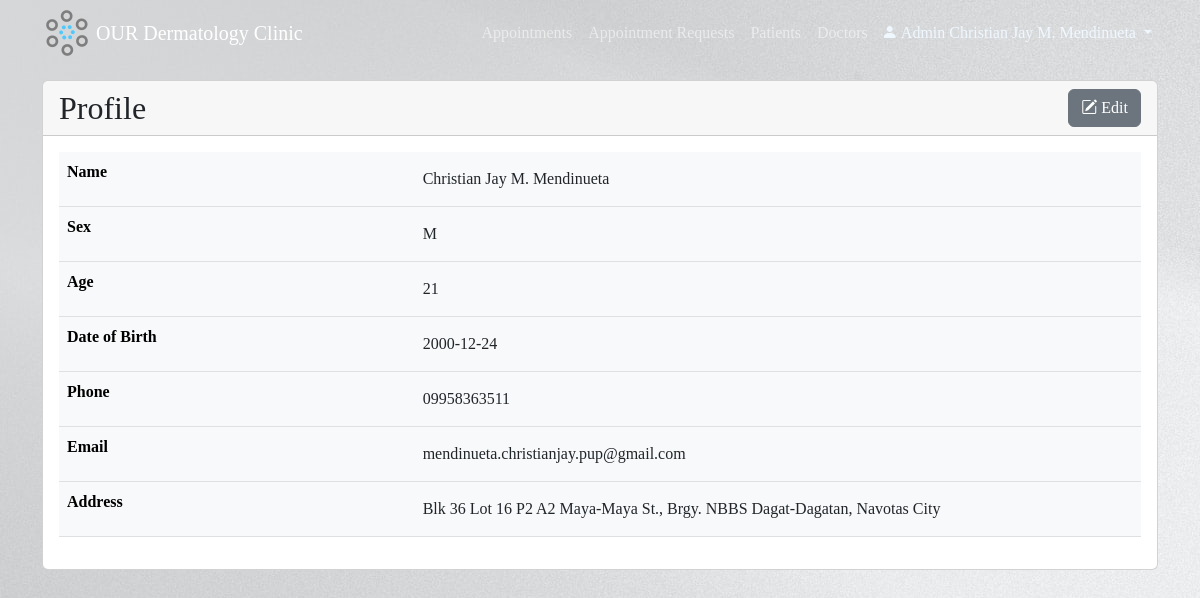
Page /assets/admin/profile.php (signed in) on the committed database.
### tables this page shows
CREATE TABLE `admin_table` (
  `admin_id` int(20) NOT NULL,
  `admin_username` varchar(45) NOT NULL,
  `admin_password` varchar(255) NOT NULL,
  `admin_name` varchar(45) NOT NULL,
  `admin_sex` enum('M','F') DEFAULT NULL,
  `admin_age` int(10) NOT NULL,
  `admin_birthdate` date NOT NULL,
  `admin_email` varchar(45) NOT NULL,
  `admin_phone_no` varchar(11) NOT NULL,
  `admin_address` varchar(100) DEFAULT NULL
);

### assets/admin/profile.php (the view, shortened to what this page needs)
<?php
include "../config.php";
$sessionUser = $_SESSION['admin_id'];
$admin_data = "SELECT * FROM admin_table WHERE admin_id='$sessionUser'";
$results = mysqli_query($conn, $admin_data);
$admin = mysqli_fetch_array($results);
?>
<!DOCTYPE html>
<html>
<head>
    <link href="https://cdn.jsdelivr.net/npm/bootstrap@5.2.0-beta1/dist/css/bootstrap.min.css" rel="stylesheet">
    <link rel="stylesheet" href="https://cdn.jsdelivr.net/npm/bootstrap-icons@1.3.0/font/bootstrap-icons.css">
    <link rel="stylesheet" href="../css/style.css">
</head>
<body>
    <nav class="navbar navbar-expand-lg navbar-dark py-2 fixed-top">
        <div class="container">
            <a href="menu.php#"><img src="../img/logo.png" alt="logo"></a>
            <a href="menu.php" class="navbar-brand mx-1">OUR Dermatology Clinic</a>
            <div class="collapse navbar-collapse" id="navmenu">
                <ul class="navbar-nav ms-auto">
                    <li class="nav-item">
                        <a class="nav-link" href="appointment_records.php">Appointments</a>
                    </li>
                    <li class="nav-item">
                        <a class="nav-link" href="appointment_requests_list.php">Appointment Requests</a>
                    </li>
                    <li class="nav-item">
                        <a class="nav-link" href="patients.php">Patients</a>
                    </li>
                    <li class="nav-item">
						<a class="nav-link" href="doctors.php">Doctors</a>
					</li>
                    <li class="nav-item">
                        <div class="dropdown navbar-nav">
                            <button class="pt-2 dropdown-toggle" id="dropdown_logout" data-bs-toggle="dropdown" aria-expanded="false">
                                <span class="bi-person-fill"> Admin </span><?php if (!empty($admin['admin_name'])) echo $admin['admin_name'];
                                                                            else echo $admin['admin_usernaname']; ?>
                            </button>
                        </div>
                    </li>
                </ul>
            </div>
        </div>
    </nav>
    <section>
        <div class="container">
            <div class="row">
                <div class="col-md-12">
                    <div class="card">
                        <div class="card-header">
                            <span class="h2">Profile</span>
                            <a href="edit_profile.php" class="btn btn-secondary float-end"><span class="bi-pencil-square"> </span>Edit</a>
                        </div>
                        <div class="card-body">
                            <table class="table table-light caption-top">
                                <tr>
                                    <th scope="row">Name</td>
                                    <td><input type="text" class="form-control-plaintext" name="admin_name" value="<?php echo $admin['admin_name']; ?>" readonly />
                                    </td>
                                </tr>
                                <tr>
                                    <th scope="row">Sex</td>
                                    <td><input type="text" class="form-control-plaintext" name="admin_sex" value="<?php echo $admin['admin_sex']; ?>" readonly />
                                    </td>
                                </tr>
                                <tr>
                                    <th scope="row">Age</td>
                                    <td><input type="text" class="form-control-plaintext" name="admin_age" value="<?php echo $admin['admin_age']; ?>" readonly />
                                    </td>
                                </tr>
                                <tr>
                                    <th scope="row">Date of Birth</td>
                                    <td><input type="text" class="form-control-plaintext" name="admin_birthdate" value="<?php echo $admin['admin_birthdate']; ?>" readonly />
                                    </td>
                                </tr>
                                <tr>
                                    <th scope="row">Phone</td>
                                    <td><input type="text" class="form-control-plaintext" name="admin_phone_no" value="<?php echo $admin['admin_phone_no']; ?>" readonly />
                                    </td>
                                </tr>
                                <tr>
                                    <th scope="row">Email</td>
                                    <td><input type="text" class="form-control-plaintext" name="admin_email" value="<?php echo $admin['admin_email']; ?>" readonly />
                                    </td>
                                </tr>
                                <tr>
                                    <th scope="row">Address</td>
                                    <td><input type="text" class="form-control-plaintext" name="admin_address" value="<?php echo $admin['admin_address']; ?>" readonly />
                                    </td>
                                </tr>
                            </table>
                        </div>
                    </div>
                </div>
            </div>
        </div>
    </section>
</body>
</html>

### assets/css/style.css (style rules this page uses)
body::before { display: block; content:''; height: 80px; }
nav { background-image: url(../img/nav.jpg); }
nav img { height: 50px; }
nav button, footer button { background-color: transparent; border: none; color: aliceblue; }
body { background-image: url(../img/background.jpg); }
.container { font-family: Century Gothic; }

### rows in the picture
admin_table: admin_name "Christian Jay M. Mendinueta", admin_sex "M", admin_age "21", admin_birthdate "2000-12-24", admin_phone_no "09958363511", admin_email "mendinueta.christianjay.pup@gmail.com", admin_address "Blk 36 Lot 16 P2 A2 Maya-Maya St., Brgy. NBBS Dagat-Dagatan, Navotas City"
